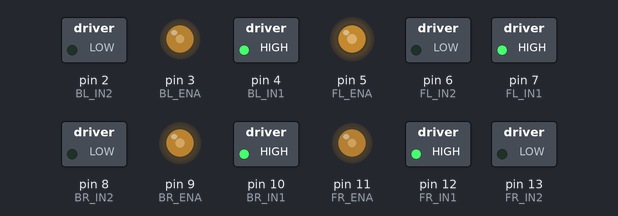
This sketch was run on a simulated Arduino Uno, built with avr-gcc and run on an emulated ATmega328P. Parts: switched loads named in the sketch (green lamp = pin HIGH), output pins drawn as LEDs (lit = HIGH).

Above: at 0.1 s.
Timing chart, 0 to 1.6 s (numbered marks = the images above):
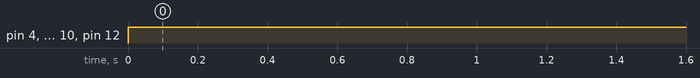

Measured:
- by itself, pin 4 (BL_IN1), pin 7 (FL_IN1), pin 10 (BR_IN1), pin 12 (FR_IN1): LOW → HIGH at 0.00 s

The sketch:

DriveTrain.ino
```cpp
// FRONT RIGHT Wheel
int FR_IN1 = 12;
int FR_IN2 = 13;
int FR_ENA = 11;   // 11 is PWM capable

// BACK LEFT Wheel
int BL_IN1 = 4;
int BL_IN2 = 2;
int BL_ENA = 3;   // 3 is PWM capable

// FRONT LEFT Wheel
int FL_IN1 = 7;
int FL_IN2 = 6;
int FL_ENA = 5;   // 5 is PWM capable

// Back RIGHT Wheel
int BR_IN1 = 10;
int BR_IN2 = 8;
int BR_ENA = 9;   // 9 is PWM capable


int FL_duty = 125; //
int FR_duty = 91; // done 7.24
int BL_duty = 95; //
int BR_duty = 105; // done

// int FL_duty = 125; //
// int FR_duty = 0; // done 7.24
// int BL_duty = 0; //
// int BR_duty = 0; // done

void setup()
{
  Serial.begin(9600);

  // Front Left Wheels
  pinMode(FL_IN1, OUTPUT);
  pinMode(FL_IN2, OUTPUT);
  pinMode(FL_ENA, OUTPUT);

  digitalWrite(FL_IN1,LOW);
  digitalWrite(FL_IN2, LOW);

  // Front Right Wheel
  pinMode(FR_IN1, OUTPUT);
  pinMode(FR_IN2, OUTPUT);
  pinMode(FR_ENA, OUTPUT);

  digitalWrite(FR_IN1,LOW);
  digitalWrite(FR_IN2,LOW);

  // Back Left Wheel
  pinMode(BL_IN1, OUTPUT);
  pinMode(BL_IN2, OUTPUT);
  pinMode(BL_ENA, OUTPUT);

  digitalWrite(BL_IN1,LOW);
  digitalWrite(BL_IN2,LOW);

  // Back Right Wheel
  pinMode(BR_IN1, OUTPUT);
  pinMode(BR_IN2, OUTPUT);
  pinMode(BR_ENA, OUTPUT);

  digitalWrite(BR_IN1,LOW);
  digitalWrite(BR_IN2,LOW);

   // PWM FOR THE FOUR MOTOR DRIVERS

  analogWrite(FL_ENA, FL_duty);
  analogWrite(FR_ENA, FR_duty);
  analogWrite(BL_ENA, BL_duty);
  analogWrite(BR_ENA, BR_duty);


}

void loop() {

  // ALL POSSIBLE MOVEMENTS:
  //Forward();
  // Stop();
  //Forward();
  // Backward();
  Shift_Left();
  //Shift_Right();
  //Origin_Left();
  // Origin_Right();
  // Left_Front();
  // Right_Front();
  // Left_Rear();
  // Right_Rear();
  //Front_Axle_Left();
// Front_Axle_Right();
  // Rear_Axle_Left();
  // Rear_Axle_Right();
}

void turn_Right(){
    // Front Left Wheels
  CW(FL_IN1, FL_IN2);

  // Front Right Wheel
   CW(FR_IN1, FR_IN2);

  // Back Left Wheel
  CCW(BL_IN1, BL_IN2);

  // Back Right Wheel
  CCW(BR_IN1, BR_IN2);
}

void turn_Left(){
    // Front Left Wheels
  CW(FL_IN1, FL_IN2);

  // Front Right Wheel
   CW(FR_IN1, FR_IN2);

  // Back Left Wheel
  CCW(BL_IN1, BL_IN2);

  // Back Right Wheel
  CCW(BR_IN1, BR_IN2);
}


void Stop(void){

    // Front Left Wheels
  STOP(FL_IN1, FL_IN2);

  // Front Right Wheel
  STOP(FR_IN1, FR_IN2);

  // Back Left Wheel
  STOP(BL_IN1, BL_IN2);

  // Back Right Wheel
  STOP(BR_IN1, BR_IN2);

}

void Shift_Right(void){

    // Front Left Wheels
  CW(FL_IN1, FL_IN2);

  // Front Right Wheel
   CW(FR_IN1, FR_IN2);

  // Back Left Wheel
   CW(BL_IN1, BL_IN2);

  // Back Right Wheel
  CW(BR_IN1, BR_IN2);

}

void Shift_Left(void){

    // Front Left Wheels
  CCW(FL_IN1, FL_IN2);

  // Front Right Wheel
  CCW(FR_IN1, FR_IN2);

  // Back Left Wheel
  CCW(BL_IN1, BL_IN2);

  // Back Right Wheel
  CCW(BR_IN1, BR_IN2);


}

void Backward(void){

    // Front Left Wheels

  CCW(FL_IN1, FL_IN2);

  // Front Right Wheel

  CW(FR_IN1, FR_IN2);

  // Back Left Wheel

  CW(BL_IN1, BL_IN2);

  // Back Right Wheel

  CCW(BR_IN1, BR_IN2);

}

void Forward(void){

    // Front Left Wheels

  CW(FL_IN1, FL_IN2);

  // Front Right WheeL

  CCW(FR_IN1, FR_IN2);

  // Back Left Wheel

  CCW(BL_IN1, BL_IN2);

  // Back Right Wheel

  CW(BR_IN1, BR_IN2);

}


void CW(int IN1 , int IN2){
  digitalWrite(IN1, LOW);
  digitalWrite(IN2, HIGH);

}

void CCW(int IN1 , int IN2){
  digitalWrite(IN1, HIGH);
  digitalWrite(IN2, LOW);

}

void STOP(int IN1, int IN2){
  digitalWrite(IN1, LOW);
  digitalWrite(IN2, LOW);
}
```
